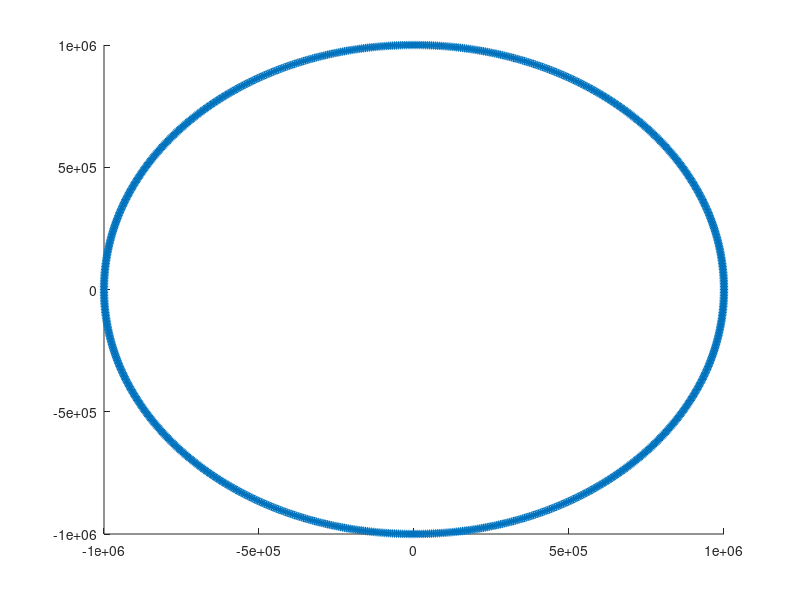

Write MATLAB code to recreate this figure. (Note: this script raises an error after producing the figure.)
clear; close all;
%Particles in our model; combvec
N = 1000;

level_of_awesomeness = 4; %Which Numerical Integration Method is used

%default mass (earth):
defaultMass = 5*10^24;

%Mass of each particle; to be replaced with random; to be replaced by
%actual mass.
Mass = ones(1,N)* defaultMass;%linspace(1,N,N) * defaultMass;
Mass = reshape(Mass,[1,N]); %Used for the matrix multiplication in fo
%make a mass combination vector similar as range vector (but then
%multiplied instead of subtracted).
G = 6.67408*10^-11;

%Default range
defaultRange = 10^6;

%Make the startposition parmeters (xyz) %Equidistributed over x
X = cos(linspace(1,N,N)/N*2*pi); 
Y = sin(linspace(1,N,N)/N*2*pi); 
Z = (linspace(1,N,N));
p = [X; Y; Z] * defaultRange;

%Default speed
defaultSpeed = 1*10^4;

%Make the startspeed parameters;
Vx = cos(linspace(1,N,N)/N*2*pi + pi/2);
Vy = sin(linspace(1,N,N)/N*2*pi + pi/2);
Vz = linspace(1,N,N)*0;
v  = [Vx; Vy; Vz] * defaultSpeed;


%time dt value
dt = 1;

%Total time duration
T = 100;

%pos = zeros(3*N,round(T/dt));


figure;
hold on;

plot(p(1,:),p(2,:),'*');


%index will later be used to keep track of iterations in order to make a
%plot vector
index = 0;

for t = 0:dt:T
    index = index+1;
    
    %later were gonna make some bounds on speed and range, this is needed.
    vOud = v;
    
    c = col(p,N);
    if max(max(c)) > 0
       find(c);
       indices = mod(find(c),N);
       indices = (indices==0)*N + indices
       %ik ga uit van compleet inelastisch.
       p(:,indices(1)) = (Mass(indices(1))*p(:,indices(1)) + Mass(indices(2))*p(:,indices(2)))/sum(Mass(indices));
       v(:,indices(1)) = (Mass(indices(1))*v(:,indices(1)) + Mass(indices(2))*v(:,indices(2)))/sum(Mass(indices));
       Mass(indices(1)) = sum(Mass(indices));
       v(:,indices(2)) = [0;0;0];
       Mass(indices(2)) = 0;
    end
    
    %calculate the new velocity.
    
    if level_of_awesomeness == 1
        %first order (newton forward)
        a = acc(p,Mass,G,N);
        p = p + v*dt + a * dt^2 / 2;
        v = v + a * dt;
    elseif level_of_awesomeness == 2
        %Runge Kutta 2 conserves angular momentum?
        k1 = dt^2*permute(acc(p + (1/2)*dt*v,Mass,G,N),[3,2,1]);
        p = p + v*dt + k1;
        v = v + k1/dt;
    elseif level_of_awesomeness == 4
        %Runge Kutta 4
        k1 = dt^2*permute(acc(p,Mass,G,N),[3,2,1]);
        k2 = dt^2*permute(acc(p + 0.5*dt*v + 1/8*k1,Mass,G,N),[3,2,1]);
        k3 = dt^2*permute(acc(p + dt*v + .5*k2,Mass,G,N),[3,2,1]);
        p = p + v*dt + 1/6*(k1+2*k2);
        v = v + 1/(6*dt)*(k1+4*k2+k3);
    end
    
    %als de snelheid te snel groter wordt stop dan het programma
    if norm(v(:,:)) > 20*norm(vOud(:,:))
        disp('Too fast')
        break
    end
    
    %als de planeten te ver weg zijn van de oorsprong stop het programma.
    R2 = sqrt(p(1,:).^2 + p(2,:).^2 + p(3,:).^2);
    if min(R2) > defaultRange * 5
        disp('Too far');
        break
    end
    
    %liever niet vol maken want dan heb je nullen
    pos(:,index) = reshape(p,[],1);



end

for i=0:N-1
    plot3(pos(3*i+1,:),pos(3*i+2,:),pos(3*i+3,:));
end
